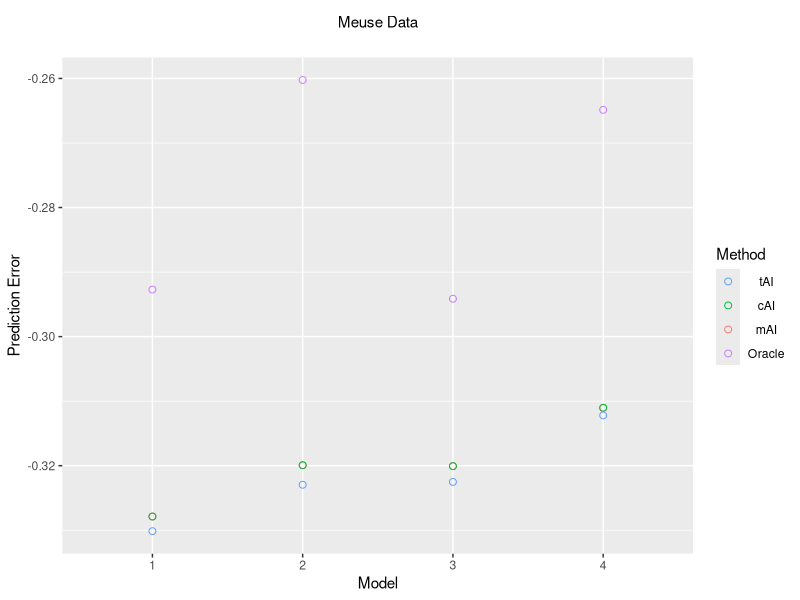

Here is the R script that generated this plot:
library(sp)
library(ggplot2)
library(dplyr)
library(psych)

data(meuse)

### Functions

##Loglikelihood function

{
  Log_like <- function(par,X,x1_dist,x2_dist,Y) {
    a<-par[1]
    b<-par[2]
    c<-par[3]
    d<-par[4]
    
    V<-(a^2)*exp(-1/(2*(b^2))*x1_dist-1/(2*(c^2))*x2_dist)+(d^2)*diag(nrow(x1_dist))
    mean<-X%*%solve(t(X)%*%solve(V)%*%X)%*%t(X)%*%solve(V)%*%Y
    
    return(log(det(V))+t(Y-mean)%*%solve(V)%*%(Y-mean))
  }
}


###Distance between measurements
{
x1_nor<-meuse$x/max(meuse$x)
x2_nor<-meuse$y/max(meuse$y)

x1_distance<-as.matrix(dist(x1_nor, method = "euclidean",upper=T)^2)
x2_distance<-as.matrix(dist(x2_nor, method = "euclidean",upper=T)^2)
}

X_all<-cbind(model.matrix(~as.factor(meuse$ffreq)*meuse$dist+as.factor(meuse$soil)*meuse$dist))

###Splitting for training and test
{
set.seed(1)
sample <- sample.int(n = nrow(meuse), size = floor(.70*nrow(meuse)), replace = F)

x1_dist_tr<-x1_distance[sample,sample]
x2_dist_tr<-x2_distance[sample,sample]

x1_dist_star<-x1_distance[-sample,-sample]
x2_dist_star<-x2_distance[-sample,-sample]

x1_star_x1_dist<-x1_distance[-sample,sample]
x2_star_x2_dist<-x2_distance[-sample,sample]

X_all_tr<-X_all[sample, ]
X_all_star<-X_all[-sample, ]

y_tr<-log(meuse$lead[sample])
y_star<-log(meuse$lead[-sample])
}  

###Models
model_i<-list(c(1:6),c(1:6,7,8),c(1:6,9,10),c(1:10))
N_models<-length(model_i)

##Defining the output matrices
{
mAI<-matrix(data=NA,nrow=N_models,ncol=1)
cAI<-matrix(data=NA,nrow=N_models,ncol=1)
tAI<-matrix(data=NA,nrow=N_models,ncol=1)
logLike<-matrix(data=NA,nrow=N_models,ncol=1)
logLike_star<-matrix(data=NA,nrow=N_models,ncol=1)
}


for (i in 1:length(model_i)){
{
  X_i<-cbind(X_all_tr[,unlist(model_i[i])])
  X_i_star<-cbind(X_all_star[,unlist(model_i[i])])
}  
  
###Estimating covariance parameters  
{
  result <- optim(par=c(0.2,0.2,0.2,0.2), Log_like, X=X_i,x1_dist=x1_dist_tr,x2_dist=x2_dist_tr,Y=y_tr)
  sig_f<-abs(result$par[1])
  l1<-abs(result$par[2])
  l2<-abs(result$par[3])
  sig_e<-abs(result$par[4])
  } 

###Creating covariance matrices  
  {
  K<-sig_f^2*exp(-1/(2*(l1^2))*x1_dist_tr-1/(2*(l2^2))*x2_dist_tr)
  K_star<-sig_f^2*exp(-1/(2*(l1^2))*x1_dist_star-1/(2*(l2^2))*x2_dist_star)
  k_small_star<-sig_f^2*exp(-1/(2*(l1^2))*x1_star_x1_dist-1/(2*(l2^2))*x2_star_x2_dist)
  R<-sig_e^2*diag(length(y_tr))
  V<-K+R
  V_star<-K_star+sig_e^2*diag(length(y_star))
  R_star<-V_star-k_small_star%*%solve(V)%*%t(k_small_star)
  }  

###Creating covariance matrices  
  {
  H<-(X_i%*%solve(t(X_i)%*%solve(V)%*%X_i)%*%t(X_i)%*%solve(V)+
        K%*%solve(V)%*%(diag(length(y_tr))-X_i%*%solve(t(X_i)%*%solve(V)%*%X_i)%*%t(X_i)%*%solve(V)))
  
  H_star<-(X_i_star%*%solve(t(X_i)%*%solve(V)%*%X_i)%*%t(X_i)%*%solve(V)+
             k_small_star%*%solve(V)%*%(diag(length(y_tr))-X_i%*%solve(t(X_i)%*%solve(V)%*%X_i)%*%t(X_i)%*%solve(V)))
  }

###Results  
  {
  cAI[i]<-(1/length(y_tr))*tr(H)
  tAI[i]<-((1/length(y_tr))*tr(solve(R)%*%H%*%V)
            -(1/length(y_star))*tr(solve(R_star)%*%H_star%*%t(k_small_star))
            +0.5*((1/length(y_star))*tr(solve(R_star)%*%V_star)
                  -(1/length(y_tr))*tr(solve(R)%*%V))
            +0.5*((1/length(y_star))*tr(solve(R_star)%*%H_star%*%V%*%t(H_star))
                  -(1/length(y_tr))*tr(solve(R)%*%H%*%V%*%t(H)))
            +0.5*((1/length(y_star))*sum(log(diag(R_star)))-(1/length(y_tr))*sum(log(diag(R)))))
  mAI[i]<-(1/length(y_tr))*ncol(X_i)
  
  logLike[i]<-(1/length(y_tr))*(-0.5*sum(log(diag(R)))-0.5*t(y_tr-H%*%y_tr)%*%solve(R)%*%(y_tr-H%*%y_tr))
  logLike_star[i]<-(1/length(y_star))*(-0.5*sum(log(diag(R_star)))-0.5*t(y_star-H_star%*%y_tr)%*%solve(R_star)%*%(y_star-H_star%*%y_tr))
  }
}

###Plot
{
Plot_ass<-data.frame(rbind(-logLike+mAI,-logLike+cAI,-logLike+tAI,-logLike_star),c(rep("mAI",length(mAI)),rep("cAI",length(cAI)),rep("tAI",length(tAI)),rep("Oracle",length(logLike_star))),as.factor(rep(1:4)))
names(Plot_ass)<-c("Error","Method","Model")
Plot_ass<-Plot_ass%>%group_by(Method)%>%mutate(best=ifelse(Error==min(Error),"Selected","Not Selected"))
Plot_ass$Method<- factor(Plot_ass$Method,levels=c("tAI", "cAI", "mAI", "Oracle"))
}
 
p_meuse <- ggplot() +
  geom_point(data=Plot_ass, aes(x=as.factor(Model),y=Error,color=Method),size=2,shape=1)+
  labs(x = "Model", y="Prediction Error")+
  scale_colour_manual(values=c("#619CFF","#00BA38", "#F8766D", "#C77CFF"))+
  ggtitle(expression(atop("Meuse Data")))+
  theme(plot.title = element_text(size = 11, face = "bold", colour = "black", vjust = -1,hjust=0.5))+
  theme(legend.text.align=0.5)
p_meuse
